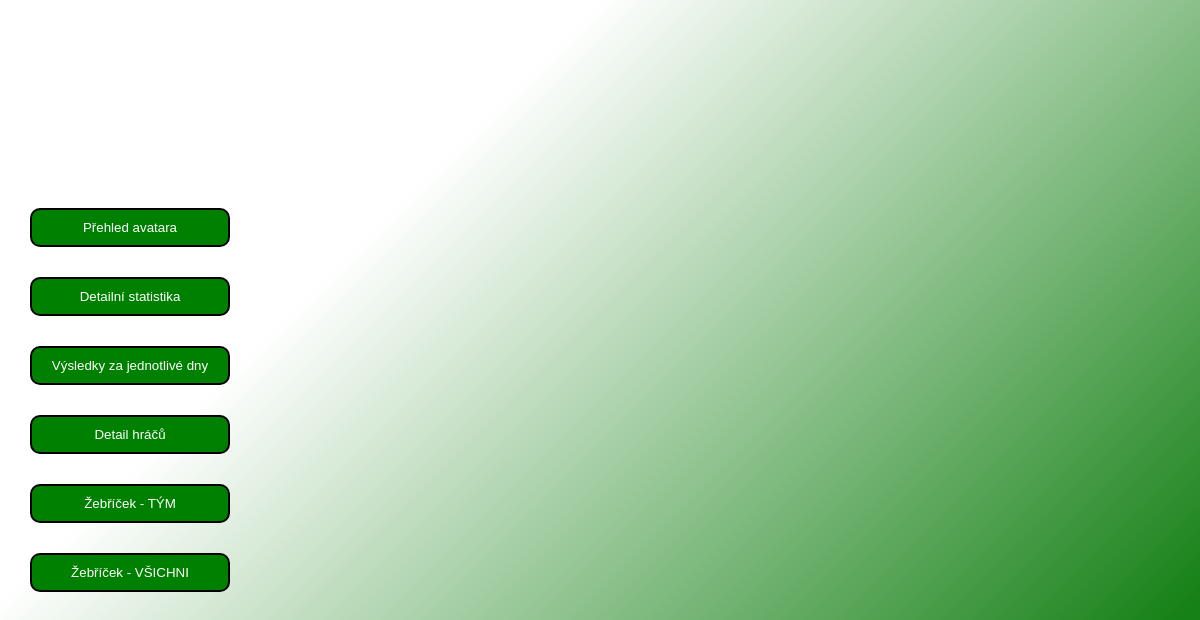
The app's page /pepaapp/pepa_jednotlive_dny, older data.
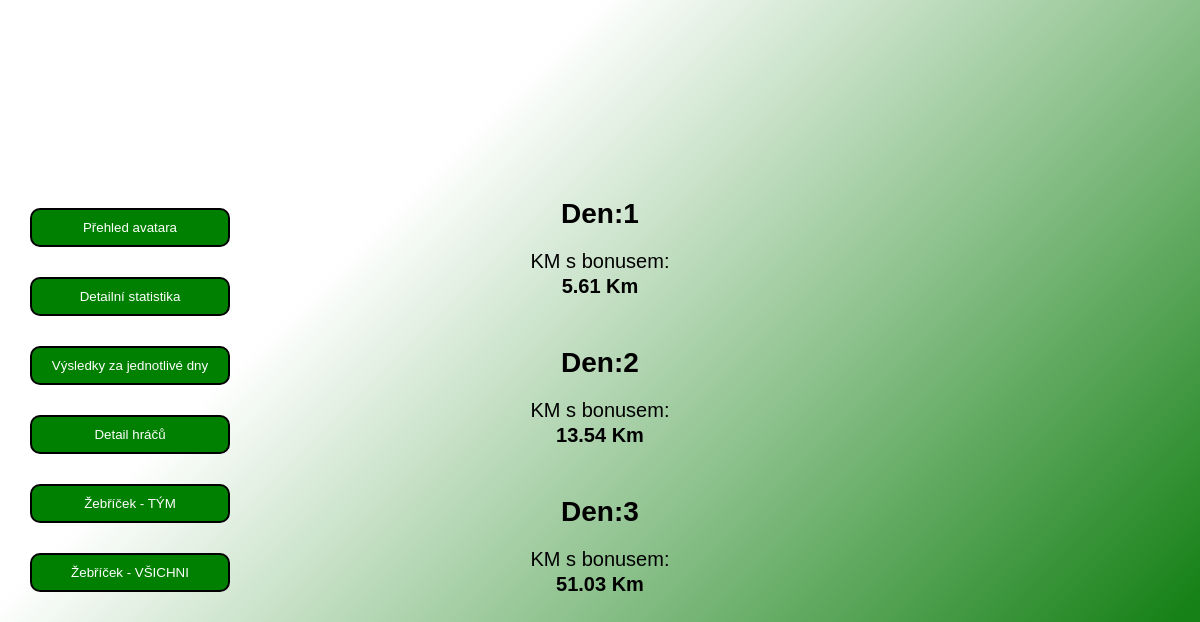
The same page, newer data.
### adminapp/models.py (models this page shows, shortened)
class pamet_pepa(models.Model):
    den = models.IntegerField(blank=True)
    energie = models.IntegerField(blank=True)
    kondice = models.IntegerField(blank=True)
    hydratace = models.IntegerField(blank=True)
    sytost = models.IntegerField(blank=True)
    volna_kapacita = models.FloatField(blank=True)
    zatez = models.IntegerField(blank=True)
    pepova_aktualni_vaha = models.FloatField(default=0, blank=True)
    km_s_bonusem = models.FloatField(default=0, blank=True)
    aktual_XP = models.IntegerField(default=0, blank=True)
    class Meta:
        verbose_name = "Paměť - PEPA"
        verbose_name_plural = "Paměť - PEPA"

### pepaapp/views.py (the view)
# urls.py: path('pepa_jednotlive_dny', views.jednotlive_dny, name='pepa_jednotlive_dny'),
def jednotlive_dny(request):
    return render(request, 'pepaapp/pepa_jednotlive_dny.html', {
        'pepa_pamet': pepa_pamet,
    })

### pepaapp/templates/pepaapp/pepa_jednotlive_dny.html (shortened to what this page needs)
{% extends "base_jednotlive_dny.html" %}
{% load static %}
{% block css_files %} <link rel="stylesheet" href="{% static 'pepaapp/pepa_jednotlive_dny.css' %}"> {% endblock css_files %}
{% block content %}
{% for den in pepa_pamet %}
    {% if den.den > 0 %}
        <ol class="den-zaznam">
            <h1><strong><u>Den:{{den.den}}</u></strong></h1>
            <u>KM s bonusem:</u><strong>{{den.km_s_bonusem}} Km</strong><br>
        </ol>
    {% endif %}
{% endfor %}
<div class="menu" id="nav-menu">
    <ul>
        <li><button><a href="{% url 'pepa_main_page' %}">Přehled avatara</a></button></li>
        <li><button><a href="{% url 'pepa_detail_statistika' %} ">Detailní statistika</a></button></li>
        <li><button><a href="{% url 'pepa_jednotlive_dny' %} ">Výsledky za jednotlivé dny</a></button></li>
        <li><button><a href="{% url 'pepa_full_tym' %} ">Detail hráčů</a></button></li>
        <li><button><a href="{% url 'pepa_leaderboard' %} ">Žebříček - TÝM</a></button></li>
        <li><button><a href="{% url 'all_leaderboard' %}">Žebříček - VŠICHNI</a></button></li>
    </ul>
</div>
{% endblock content %}

Row changes from the older to the newer data that the page shows:
added pamet_pepa: den "1", km_s_bonusem "5.61"
added pamet_pepa: den "2", km_s_bonusem "13.54"
added pamet_pepa: den "3", km_s_bonusem "51.03"
